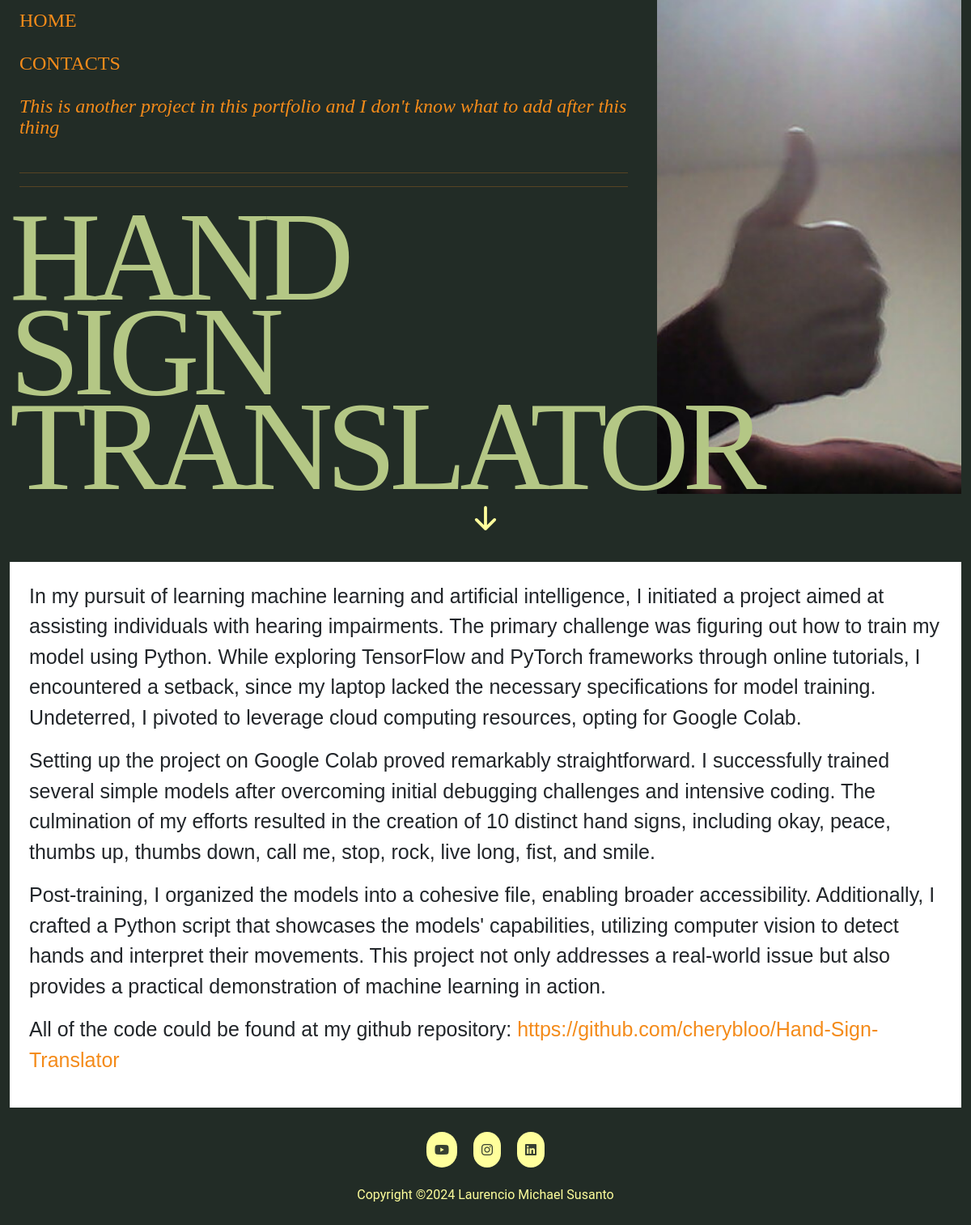
The app's page /project2, older data.
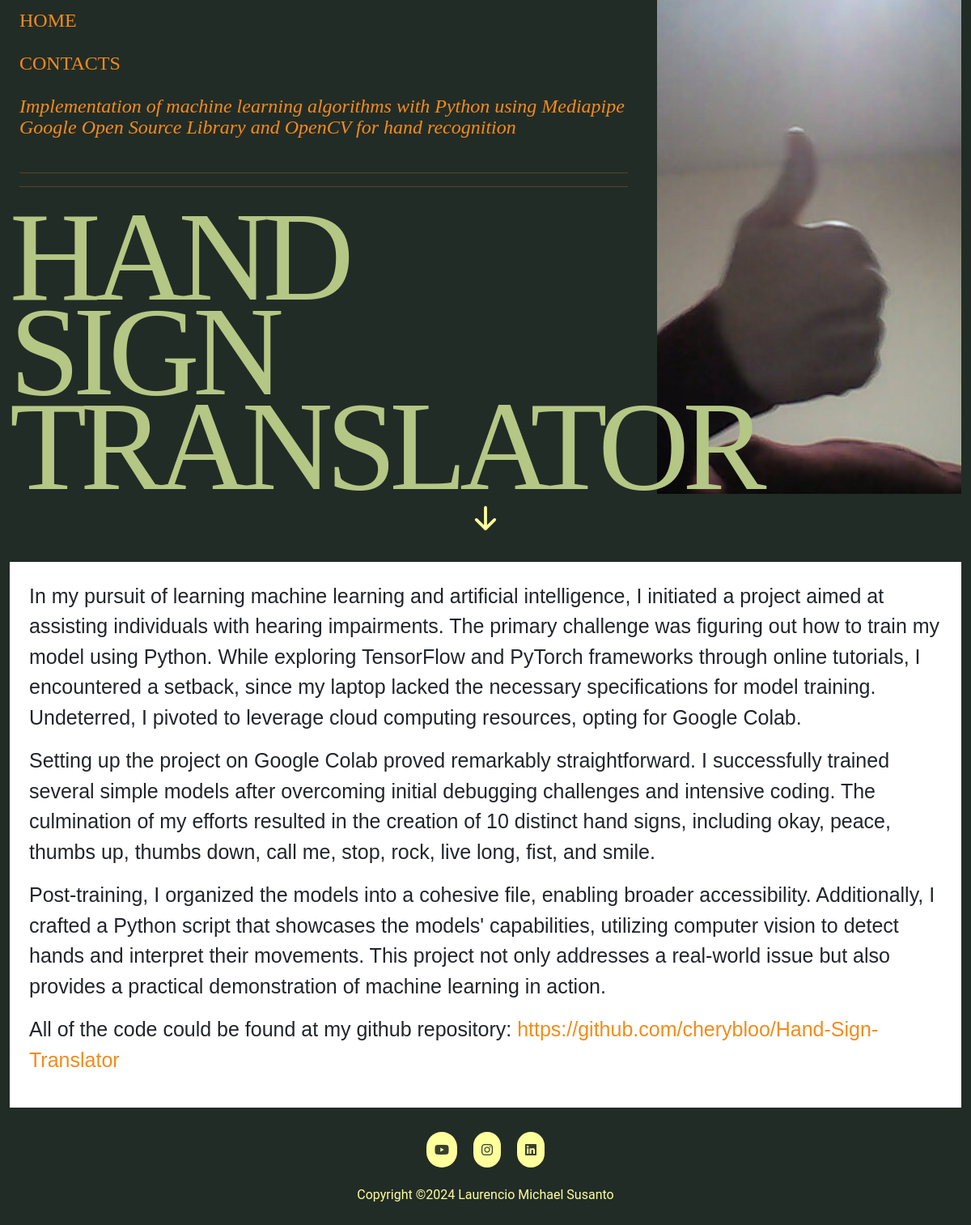
The same page, newer data.
### showcase/models.py (models this page shows, shortened)
class Project(models.Model):
    title = models.CharField(max_length = 100)
    body = models.TextField()
    thumbnail = models.ImageField(blank = True)
    class Meta:
        db_table = "project"

### showcase/views.py (the view)
# urls.py: path('project2',views.project2,name="project2"),
def project2(request):
    projects = Project.objects.all()
    return render(request,"project2.html",{'projects':list(projects)})

### showcase/templates/project2.html
{% extends 'layout.html' %}
{% load static %}
{% block body %}
<div class="container-fluid">
        <section id="intro">
            <div class="row">
                <div class="col-sm-8">
                    <div class="project-quote">
			<a href="/">HOME</a>
			<br><br>
			<a href="#contacts">CONTACTS</a>
			<br><br>
                        <a href="#project-main"><i>{{ projects.1.body }}</i></a>
                        <br><br>
                        <hr><hr>
                    </div>
                    <div class="laurencio-michael-susanto">
                        HAND
                        <br />
                        SIGN
                        <br />
                        TRANSLATOR
                    </div>
                </div>
                <div class="col-sm-4" id="poster">
                    <img src="{{ projects.1.thumbnail.url }}">
                </div>
            </div>
            <div class="row">
                <a href="#project-main" style="text-align: center;" onclick='$("#about")'>
                    <svg xmlns="http://www.w3.org/2000/svg" height="5vw" fill="#ffff9c" class="bi bi-arrow-down-short" viewBox="0 0 16 16">
                        <path fill-rule="evenodd" d="M8 4a.5.5 0 0 1 .5.5v5.793l2.146-2.147a.5.5 0 0 1 .708.708l-3 3a.5.5 0 0 1-.708 0l-3-3a.5.5 0 1 1 .708-.708L7.5 10.293V4.5A.5.5 0 0 1 8 4"/>
                    </svg>
                </a>
            </div>
            <br>
        </section>
        <section id="project-main">
            <div class="row">
                <p>
                    In my pursuit of learning machine learning and artificial intelligence, I initiated a project aimed at assisting individuals with hearing impairments. The primary challenge was figuring out how to train my model using Python. While exploring TensorFlow and PyTorch frameworks through online tutorials, I encountered a setback, since my laptop lacked the necessary specifications for model training. Undeterred, I pivoted to leverage cloud computing resources, opting for Google Colab.
                </p>
                <p>
                    Setting up the project on Google Colab proved remarkably straightforward. I successfully trained several simple models after overcoming initial debugging challenges and intensive coding. The culmination of my efforts resulted in the creation of 10 distinct hand signs, including okay, peace, thumbs up, thumbs down, call me, stop, rock, live long, fist, and smile.
                </p>
                <p>
                    Post-training, I organized the models into a cohesive file, enabling broader accessibility. Additionally, I crafted a Python script that showcases the models' capabilities, utilizing computer vision to detect hands and interpret their movements. This project not only addresses a real-world issue but also provides a practical demonstration of machine learning in action.
                </p>
                <p>All of the code could be found at my github repository: <a href="https://github.com/cherybloo/Hand-Sign-Translator" target="_blank">https://github.com/cherybloo/Hand-Sign-Translator</a></p>
            </div>
        </section>
    </div>
{% endblock %}

### templates/layout.html (shortened to what this page needs)
{% load static %}
<!DOCTYPE html>
<html lang="en">
<head>
    {% block style %}
    <link href="https://cdn.jsdelivr.net/npm/bootstrap@5.3.2/dist/css/bootstrap.min.css" rel="stylesheet">
    <link rel="stylesheet" href="https://cdnjs.cloudflare.com/ajax/libs/font-awesome/6.5.1/css/all.min.css" />
    <link rel="stylesheet" href="{% static 'styles.css' %}"/>
    {% endblock %}
</head>
<body>
    {% block body %}
    {% endblock %}
    <section id="contacts">
        <footer>
            <div class="footerContainer">
                <div class="socialIcons">
                    <a href="https://www.youtube.com/@laurencioo" target="_blank"><i class="fa-brands fa-youtube"></i></a>
                    <a href="https://www.instagram.com/laurencio_mike" target="_blank"><i class="fa-brands fa-instagram"></i></a>
                    <a href="https://www.linkedin.com/in/laurencio-michael" target="_blank"><i class="fa-brands fa-linkedin"></i></a>
                </div>
            </div>
            <div class="footerBottom">
                <p>Copyright &copy;2024 Laurencio Michael Susanto</p>
            </div>
        </footer>
    </section>
</body>
</html>

### assets/styles.css (style rules this page uses)
:root { --font-green :#b4c785; --font-orange :#f48b1a; --font-light-green :#529086; --font-yellow :#ffff9c; --overall-padding : 1vw; --bg-alternate :#b4c785; --bg-primary :#222c26; --vspace-0_125 : calc(0.125 * var(--space)); --vspace-1_25 : calc(1.25 * var(--space)); --overall-radius : 3vw; --text-md : calc(var(--text-sm) * var(--text-scale-ratio) * var(--text-scale-ratio)); --multiplier : 1; --base-font-size : calc(2rem * var(--multiplier)); --text-size : var(--base-font-size); }
html { scroll-behavior: smooth; }
body { background-color:var(--bg-primary); }
a { color:var(--font-orange); text-decoration:none; }
.laurencio-michael-susanto, .laurencio-michael-susanto * { box-sizing: border-box; }
.laurencio-michael-susanto { color:var(--font-green); font-family: Mont; font-size: 13vw; letter-spacing: -0.7vw; line-height: 75%; font-weight: 400; }
.project-quote, .project-quote * { box-sizing: border-box; }
.project-quote { color:var(--font-orange); padding:var(--overall-padding); font-family: Mont; font-size: 2vw; line-height: 110%; font-weight: 400; }
#project-main { background-color:white; width:100%; text-align:left; font-family: "Roboto Flex",sans-serif; font-size:25px; padding:2vw; }
#poster { float:left; }
#poster img { width:100%; height:100%; object-fit:cover; position:relative; z-index: -1; }
.footerContainer { width:100%; padding:20px 5px 2px; }
.socialIcons { display:flex; justify-content: center; }
.socialIcons a { text-decoration: none; padding:10px; background-color:var(--font-yellow); margin:10px; border-radius:100px; }
.socialIcons a i { color:var(--bg-primary); opacity: 0.9; }
.footerBottom { padding:10px; text-align:center; }
.footerBottom p { color:var(--font-yellow); font-family: "Roboto",sans-serif; }

Row changes from the older to the newer data that the page shows:
changed Project: body "This is another project in this portfolio and I don't know what to add after this thing" → "Implementation of machine learning algorithms with Python using Mediapipe Google Open Source Library and OpenCV for hand recognition"
